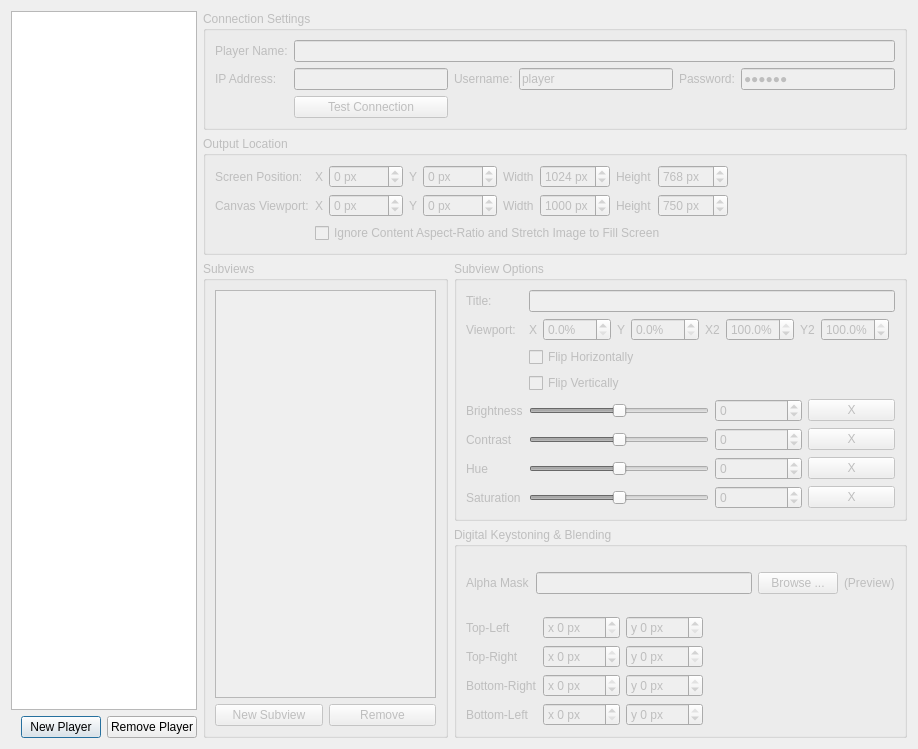
<?xml version="1.0" encoding="UTF-8"?>
<ui version="4.0">
 <class>PlayerSetupDialog</class>
 <widget class="QDialog" name="PlayerSetupDialog">
  <property name="geometry">
   <rect>
    <x>0</x>
    <y>0</y>
    <width>918</width>
    <height>749</height>
   </rect>
  </property>
  <property name="windowTitle">
   <string>Dialog</string>
  </property>
  <layout class="QHBoxLayout" name="horizontalLayout_9">
   <item>
    <layout class="QVBoxLayout" name="verticalLayout_3">
     <item>
      <widget class="QListView" name="playerListview"/>
     </item>
     <item>
      <layout class="QHBoxLayout" name="horizontalLayout_4">
       <item>
        <spacer name="horizontalSpacer_3">
         <property name="orientation">
          <enum>Qt::Horizontal</enum>
         </property>
         <property name="sizeHint" stdset="0">
          <size>
           <width>40</width>
           <height>20</height>
          </size>
         </property>
        </spacer>
       </item>
       <item>
        <widget class="QPushButton" name="addPlayerBtn">
         <property name="text">
          <string>New Player</string>
         </property>
        </widget>
       </item>
       <item>
        <widget class="QPushButton" name="removePlayerBtn">
         <property name="text">
          <string>Remove Player</string>
         </property>
        </widget>
       </item>
      </layout>
     </item>
    </layout>
   </item>
   <item>
    <layout class="QVBoxLayout" name="verticalLayout_6">
     <item>
      <widget class="QGroupBox" name="boxConnection">
       <property name="enabled">
        <bool>false</bool>
       </property>
       <property name="title">
        <string>Connection Settings</string>
       </property>
       <layout class="QVBoxLayout" name="verticalLayout_2">
        <item>
         <layout class="QGridLayout" name="gridLayout_5">
          <item row="0" column="0">
           <widget class="QLabel" name="label">
            <property name="text">
             <string>Player Name:</string>
            </property>
            <property name="buddy">
             <cstring>playerName</cstring>
            </property>
           </widget>
          </item>
          <item row="0" column="1" colspan="5">
           <widget class="QLineEdit" name="playerName"/>
          </item>
          <item row="1" column="0">
           <widget class="QLabel" name="label_2">
            <property name="text">
             <string>IP Address:</string>
            </property>
            <property name="buddy">
             <cstring>playerHost</cstring>
            </property>
           </widget>
          </item>
          <item row="1" column="1">
           <widget class="QLineEdit" name="playerHost"/>
          </item>
          <item row="1" column="2">
           <widget class="QLabel" name="label_3">
            <property name="text">
             <string>Username:</string>
            </property>
            <property name="buddy">
             <cstring>playerUser</cstring>
            </property>
           </widget>
          </item>
          <item row="1" column="3">
           <widget class="QLineEdit" name="playerUser">
            <property name="text">
             <string>player</string>
            </property>
           </widget>
          </item>
          <item row="1" column="4">
           <widget class="QLabel" name="label_4">
            <property name="text">
             <string>Password:</string>
            </property>
            <property name="buddy">
             <cstring>playerPass</cstring>
            </property>
           </widget>
          </item>
          <item row="1" column="5">
           <widget class="QLineEdit" name="playerPass">
            <property name="text">
             <string>player</string>
            </property>
            <property name="echoMode">
             <enum>QLineEdit::PasswordEchoOnEdit</enum>
            </property>
           </widget>
          </item>
          <item row="2" column="1">
           <widget class="QPushButton" name="testConnectionBtn">
            <property name="text">
             <string>Test Connection</string>
            </property>
           </widget>
          </item>
          <item row="2" column="2" colspan="4">
           <widget class="QLabel" name="connectionTestResults">
            <property name="text">
             <string/>
            </property>
           </widget>
          </item>
         </layout>
        </item>
       </layout>
      </widget>
     </item>
     <item>
      <widget class="QGroupBox" name="boxOutput">
       <property name="enabled">
        <bool>false</bool>
       </property>
       <property name="title">
        <string>Output Location</string>
       </property>
       <layout class="QGridLayout" name="gridLayout_2">
        <item row="0" column="0">
         <widget class="QLabel" name="label_5">
          <property name="text">
           <string>Screen Position:</string>
          </property>
          <property name="buddy">
           <cstring>outputX</cstring>
          </property>
         </widget>
        </item>
        <item row="0" column="1">
         <layout class="QHBoxLayout" name="horizontalLayout">
          <item>
           <widget class="QLabel" name="label_6">
            <property name="text">
             <string>X</string>
            </property>
            <property name="buddy">
             <cstring>outputX</cstring>
            </property>
           </widget>
          </item>
          <item>
           <widget class="QSpinBox" name="outputX">
            <property name="suffix">
             <string> px</string>
            </property>
            <property name="prefix">
             <string/>
            </property>
            <property name="minimum">
             <number>-9999</number>
            </property>
            <property name="maximum">
             <number>9999</number>
            </property>
           </widget>
          </item>
          <item>
           <widget class="QLabel" name="label_7">
            <property name="text">
             <string>Y</string>
            </property>
            <property name="buddy">
             <cstring>outputY</cstring>
            </property>
           </widget>
          </item>
          <item>
           <widget class="QSpinBox" name="outputY">
            <property name="suffix">
             <string> px</string>
            </property>
            <property name="minimum">
             <number>-9999</number>
            </property>
            <property name="maximum">
             <number>9999</number>
            </property>
           </widget>
          </item>
          <item>
           <widget class="QLabel" name="label_8">
            <property name="text">
             <string>Width</string>
            </property>
            <property name="buddy">
             <cstring>outputWidth</cstring>
            </property>
           </widget>
          </item>
          <item>
           <widget class="QSpinBox" name="outputWidth">
            <property name="suffix">
             <string> px</string>
            </property>
            <property name="minimum">
             <number>0</number>
            </property>
            <property name="maximum">
             <number>9999</number>
            </property>
            <property name="value">
             <number>1024</number>
            </property>
           </widget>
          </item>
          <item>
           <widget class="QLabel" name="label_9">
            <property name="text">
             <string>Height</string>
            </property>
            <property name="buddy">
             <cstring>outputHeight</cstring>
            </property>
           </widget>
          </item>
          <item>
           <widget class="QSpinBox" name="outputHeight">
            <property name="suffix">
             <string> px</string>
            </property>
            <property name="minimum">
             <number>0</number>
            </property>
            <property name="maximum">
             <number>9999</number>
            </property>
            <property name="value">
             <number>768</number>
            </property>
           </widget>
          </item>
          <item>
           <spacer name="horizontalSpacer">
            <property name="orientation">
             <enum>Qt::Horizontal</enum>
            </property>
            <property name="sizeHint" stdset="0">
             <size>
              <width>40</width>
              <height>20</height>
             </size>
            </property>
           </spacer>
          </item>
         </layout>
        </item>
        <item row="1" column="0">
         <widget class="QLabel" name="label_28">
          <property name="text">
           <string>Canvas Viewport:</string>
          </property>
          <property name="buddy">
           <cstring>outputX</cstring>
          </property>
         </widget>
        </item>
        <item row="1" column="1">
         <layout class="QHBoxLayout" name="horizontalLayout_6">
          <item>
           <widget class="QLabel" name="label_19">
            <property name="text">
             <string>X</string>
            </property>
            <property name="buddy">
             <cstring>subviewViewportX</cstring>
            </property>
           </widget>
          </item>
          <item>
           <widget class="QSpinBox" name="viewportX">
            <property name="suffix">
             <string> px</string>
            </property>
            <property name="minimum">
             <number>-9999</number>
            </property>
            <property name="maximum">
             <number>9999</number>
            </property>
           </widget>
          </item>
          <item>
           <widget class="QLabel" name="label_25">
            <property name="text">
             <string>Y</string>
            </property>
            <property name="buddy">
             <cstring>subviewViewportY</cstring>
            </property>
           </widget>
          </item>
          <item>
           <widget class="QSpinBox" name="viewportY">
            <property name="suffix">
             <string> px</string>
            </property>
            <property name="minimum">
             <number>-9999</number>
            </property>
            <property name="maximum">
             <number>9999</number>
            </property>
           </widget>
          </item>
          <item>
           <widget class="QLabel" name="label_26">
            <property name="text">
             <string>Width</string>
            </property>
            <property name="buddy">
             <cstring>subviewViewportX2</cstring>
            </property>
           </widget>
          </item>
          <item>
           <widget class="QSpinBox" name="viewportWidth">
            <property name="suffix">
             <string> px</string>
            </property>
            <property name="minimum">
             <number>0</number>
            </property>
            <property name="maximum">
             <number>9999</number>
            </property>
            <property name="value">
             <number>1000</number>
            </property>
           </widget>
          </item>
          <item>
           <widget class="QLabel" name="label_27">
            <property name="text">
             <string>Height</string>
            </property>
            <property name="buddy">
             <cstring>subviewViewportY2</cstring>
            </property>
           </widget>
          </item>
          <item>
           <widget class="QSpinBox" name="viewportHeight">
            <property name="suffix">
             <string> px</string>
            </property>
            <property name="maximum">
             <number>9999</number>
            </property>
            <property name="value">
             <number>750</number>
            </property>
           </widget>
          </item>
          <item>
           <spacer name="horizontalSpacer_4">
            <property name="orientation">
             <enum>Qt::Horizontal</enum>
            </property>
            <property name="sizeHint" stdset="0">
             <size>
              <width>40</width>
              <height>20</height>
             </size>
            </property>
           </spacer>
          </item>
         </layout>
        </item>
        <item row="2" column="1">
         <widget class="QCheckBox" name="optIgnoreAR">
          <property name="text">
           <string>Ignore Content Aspect-Ratio and Stretch Image to Fill Screen</string>
          </property>
         </widget>
        </item>
       </layout>
      </widget>
     </item>
     <item>
      <layout class="QHBoxLayout" name="horizontalLayout_8">
       <item>
        <widget class="QGroupBox" name="boxSubviews">
         <property name="enabled">
          <bool>false</bool>
         </property>
         <property name="title">
          <string>Subviews</string>
         </property>
         <layout class="QVBoxLayout" name="verticalLayout_4">
          <item>
           <widget class="QListView" name="subviewListview"/>
          </item>
          <item>
           <layout class="QHBoxLayout" name="horizontalLayout_7">
            <item>
             <widget class="QPushButton" name="newSubviewBtn">
              <property name="text">
               <string>New Subview</string>
              </property>
             </widget>
            </item>
            <item>
             <widget class="QPushButton" name="delSubviewBtn">
              <property name="text">
               <string>Remove</string>
              </property>
             </widget>
            </item>
           </layout>
          </item>
         </layout>
        </widget>
       </item>
       <item>
        <layout class="QVBoxLayout" name="verticalLayout_5">
         <item>
          <widget class="QGroupBox" name="boxSubviewOpts">
           <property name="enabled">
            <bool>false</bool>
           </property>
           <property name="title">
            <string>Subview Options</string>
           </property>
           <layout class="QGridLayout" name="gridLayout_3">
            <item row="1" column="0">
             <widget class="QLabel" name="label_14">
              <property name="text">
               <string>Viewport:</string>
              </property>
             </widget>
            </item>
            <item row="5" column="0">
             <widget class="QLabel" name="label_21">
              <property name="sizePolicy">
               <sizepolicy hsizetype="Preferred" vsizetype="Preferred">
                <horstretch>0</horstretch>
                <verstretch>0</verstretch>
               </sizepolicy>
              </property>
              <property name="text">
               <string>Brightness</string>
              </property>
              <property name="buddy">
               <cstring>subviewBrightnessSlider</cstring>
              </property>
             </widget>
            </item>
            <item row="5" column="1" colspan="2">
             <widget class="QSlider" name="subviewBrightnessSlider">
              <property name="minimum">
               <number>-100</number>
              </property>
              <property name="maximum">
               <number>100</number>
              </property>
              <property name="orientation">
               <enum>Qt::Horizontal</enum>
              </property>
             </widget>
            </item>
            <item row="5" column="3">
             <widget class="QSpinBox" name="subviewBrightnessBox">
              <property name="minimum">
               <number>-100</number>
              </property>
              <property name="maximum">
               <number>100</number>
              </property>
             </widget>
            </item>
            <item row="6" column="0">
             <widget class="QLabel" name="label_22">
              <property name="text">
               <string>Contrast</string>
              </property>
              <property name="buddy">
               <cstring>subviewContrastSlider</cstring>
              </property>
             </widget>
            </item>
            <item row="6" column="1" colspan="2">
             <widget class="QSlider" name="subviewContrastSlider">
              <property name="minimum">
               <number>-100</number>
              </property>
              <property name="maximum">
               <number>100</number>
              </property>
              <property name="orientation">
               <enum>Qt::Horizontal</enum>
              </property>
             </widget>
            </item>
            <item row="6" column="3">
             <widget class="QSpinBox" name="subviewContrastBox">
              <property name="minimum">
               <number>-100</number>
              </property>
              <property name="maximum">
               <number>100</number>
              </property>
             </widget>
            </item>
            <item row="7" column="0">
             <widget class="QLabel" name="label_23">
              <property name="text">
               <string>Hue</string>
              </property>
              <property name="buddy">
               <cstring>subviewHueSlider</cstring>
              </property>
             </widget>
            </item>
            <item row="7" column="1" colspan="2">
             <widget class="QSlider" name="subviewHueSlider">
              <property name="minimum">
               <number>-100</number>
              </property>
              <property name="maximum">
               <number>100</number>
              </property>
              <property name="orientation">
               <enum>Qt::Horizontal</enum>
              </property>
             </widget>
            </item>
            <item row="7" column="3">
             <widget class="QSpinBox" name="subviewHueBox">
              <property name="minimum">
               <number>-100</number>
              </property>
              <property name="maximum">
               <number>100</number>
              </property>
             </widget>
            </item>
            <item row="8" column="0">
             <widget class="QLabel" name="label_24">
              <property name="text">
               <string>Saturation</string>
              </property>
              <property name="buddy">
               <cstring>subviewSaturationSlider</cstring>
              </property>
             </widget>
            </item>
            <item row="8" column="1" colspan="2">
             <widget class="QSlider" name="subviewSaturationSlider">
              <property name="minimum">
               <number>-100</number>
              </property>
              <property name="maximum">
               <number>100</number>
              </property>
              <property name="orientation">
               <enum>Qt::Horizontal</enum>
              </property>
             </widget>
            </item>
            <item row="8" column="3">
             <widget class="QSpinBox" name="subviewSaturationBox">
              <property name="minimum">
               <number>-100</number>
              </property>
              <property name="maximum">
               <number>100</number>
              </property>
             </widget>
            </item>
            <item row="1" column="1" colspan="4">
             <layout class="QHBoxLayout" name="horizontalLayout_2">
              <item>
               <widget class="QLabel" name="label_10">
                <property name="text">
                 <string>X</string>
                </property>
               </widget>
              </item>
              <item>
               <widget class="QDoubleSpinBox" name="subviewViewportX">
                <property name="suffix">
                 <string>%</string>
                </property>
                <property name="decimals">
                 <number>1</number>
                </property>
                <property name="maximum">
                 <double>100.000000000000000</double>
                </property>
                <property name="singleStep">
                 <double>25.000000000000000</double>
                </property>
               </widget>
              </item>
              <item>
               <widget class="QLabel" name="label_11">
                <property name="text">
                 <string>Y</string>
                </property>
               </widget>
              </item>
              <item>
               <widget class="QDoubleSpinBox" name="subviewViewportY">
                <property name="suffix">
                 <string>%</string>
                </property>
                <property name="decimals">
                 <number>1</number>
                </property>
                <property name="maximum">
                 <double>100.000000000000000</double>
                </property>
                <property name="singleStep">
                 <double>25.000000000000000</double>
                </property>
               </widget>
              </item>
              <item>
               <widget class="QLabel" name="label_12">
                <property name="text">
                 <string>X2</string>
                </property>
               </widget>
              </item>
              <item>
               <widget class="QDoubleSpinBox" name="subviewViewportX2">
                <property name="suffix">
                 <string>%</string>
                </property>
                <property name="decimals">
                 <number>1</number>
                </property>
                <property name="maximum">
                 <double>100.000000000000000</double>
                </property>
                <property name="singleStep">
                 <double>25.000000000000000</double>
                </property>
                <property name="value">
                 <double>100.000000000000000</double>
                </property>
               </widget>
              </item>
              <item>
               <widget class="QLabel" name="label_13">
                <property name="text">
                 <string>Y2</string>
                </property>
               </widget>
              </item>
              <item>
               <widget class="QDoubleSpinBox" name="subviewViewportY2">
                <property name="suffix">
                 <string>%</string>
                </property>
                <property name="decimals">
                 <number>1</number>
                </property>
                <property name="maximum">
                 <double>100.000000000000000</double>
                </property>
                <property name="singleStep">
                 <double>25.000000000000000</double>
                </property>
                <property name="value">
                 <double>100.000000000000000</double>
                </property>
               </widget>
              </item>
              <item>
               <spacer name="horizontalSpacer_2">
                <property name="orientation">
                 <enum>Qt::Horizontal</enum>
                </property>
                <property name="sizeHint" stdset="0">
                 <size>
                  <width>40</width>
                  <height>20</height>
                 </size>
                </property>
               </spacer>
              </item>
             </layout>
            </item>
            <item row="3" column="1" colspan="2">
             <widget class="QCheckBox" name="optFlipV">
              <property name="text">
               <string>Flip Vertically</string>
              </property>
             </widget>
            </item>
            <item row="2" column="1" colspan="2">
             <widget class="QCheckBox" name="optFlipH">
              <property name="text">
               <string>Flip Horizontally</string>
              </property>
             </widget>
            </item>
            <item row="0" column="1" colspan="4">
             <widget class="QLineEdit" name="subviewTitle"/>
            </item>
            <item row="0" column="0">
             <widget class="QLabel" name="label_29">
              <property name="text">
               <string>Title:</string>
              </property>
             </widget>
            </item>
            <item row="5" column="4">
             <widget class="QPushButton" name="brightnessResetBtn">
              <property name="text">
               <string>X</string>
              </property>
             </widget>
            </item>
            <item row="6" column="4">
             <widget class="QPushButton" name="contrastResetBtn">
              <property name="text">
               <string>X</string>
              </property>
             </widget>
            </item>
            <item row="7" column="4">
             <widget class="QPushButton" name="hueResetBtn">
              <property name="text">
               <string>X</string>
              </property>
             </widget>
            </item>
            <item row="8" column="4">
             <widget class="QPushButton" name="saturationResetBtn">
              <property name="text">
               <string>X</string>
              </property>
             </widget>
            </item>
           </layout>
          </widget>
         </item>
         <item>
          <widget class="QGroupBox" name="boxKeystone">
           <property name="enabled">
            <bool>false</bool>
           </property>
           <property name="title">
            <string>Digital Keystoning &amp;&amp; Blending</string>
           </property>
           <layout class="QVBoxLayout" name="verticalLayout">
            <item>
             <layout class="QHBoxLayout" name="horizontalLayout_3">
              <item>
               <widget class="QLabel" name="label_20">
                <property name="text">
                 <string>Alpha Mask</string>
                </property>
                <property name="buddy">
                 <cstring>alphaMaskFile</cstring>
                </property>
               </widget>
              </item>
              <item>
               <widget class="QLineEdit" name="alphaMaskFile"/>
              </item>
              <item>
               <widget class="QPushButton" name="aphaMaskBrowseBtn">
                <property name="text">
                 <string>Browse ...</string>
                </property>
               </widget>
              </item>
              <item>
               <widget class="QLabel" name="alphaMaskPreview">
                <property name="text">
                 <string>(Preview)</string>
                </property>
               </widget>
              </item>
             </layout>
            </item>
            <item>
             <layout class="QHBoxLayout" name="horizontalLayout_5">
              <item>
               <layout class="QGridLayout" name="gridLayout">
                <item row="0" column="0">
                 <widget class="QLabel" name="label_15">
                  <property name="text">
                   <string>Top-Left</string>
                  </property>
                 </widget>
                </item>
                <item row="0" column="1">
                 <widget class="QSpinBox" name="keyTLx">
                  <property name="suffix">
                   <string> px</string>
                  </property>
                  <property name="prefix">
                   <string>x </string>
                  </property>
                  <property name="maximum">
                   <number>999</number>
                  </property>
                 </widget>
                </item>
                <item row="0" column="2">
                 <widget class="QSpinBox" name="keyTLy">
                  <property name="suffix">
                   <string> px</string>
                  </property>
                  <property name="prefix">
                   <string>y </string>
                  </property>
                  <property name="maximum">
                   <number>999</number>
                  </property>
                 </widget>
                </item>
                <item row="1" column="0">
                 <widget class="QLabel" name="label_16">
                  <property name="text">
                   <string>Top-Right</string>
                  </property>
                 </widget>
                </item>
                <item row="1" column="1">
                 <widget class="QSpinBox" name="keyTRx">
                  <property name="suffix">
                   <string> px</string>
                  </property>
                  <property name="prefix">
                   <string>x </string>
                  </property>
                  <property name="minimum">
                   <number>-999</number>
                  </property>
                  <property name="maximum">
                   <number>0</number>
                  </property>
                 </widget>
                </item>
                <item row="1" column="2">
                 <widget class="QSpinBox" name="keyTRy">
                  <property name="suffix">
                   <string> px</string>
                  </property>
                  <property name="prefix">
                   <string>y </string>
                  </property>
                  <property name="minimum">
                   <number>0</number>
                  </property>
                  <property name="maximum">
                   <number>999</number>
                  </property>
                 </widget>
                </item>
                <item row="2" column="0">
                 <widget class="QLabel" name="label_17">
                  <property name="text">
                   <string>Bottom-Right</string>
                  </property>
                 </widget>
                </item>
                <item row="2" column="1">
                 <widget class="QSpinBox" name="keyBRx">
                  <property name="suffix">
                   <string> px</string>
                  </property>
                  <property name="prefix">
                   <string>x </string>
                  </property>
                  <property name="minimum">
                   <number>-999</number>
                  </property>
                  <property name="maximum">
                   <number>0</number>
                  </property>
                 </widget>
                </item>
                <item row="2" column="2">
                 <widget class="QSpinBox" name="keyBRy">
                  <property name="suffix">
                   <string> px</string>
                  </property>
                  <property name="prefix">
                   <string>y </string>
                  </property>
                  <property name="minimum">
                   <number>-999</number>
                  </property>
                  <property name="maximum">
                   <number>0</number>
                  </property>
                 </widget>
                </item>
                <item row="3" column="0">
                 <widget class="QLabel" name="label_18">
                  <property name="text">
                   <string>Bottom-Left</string>
                  </property>
                 </widget>
                </item>
                <item row="3" column="1">
                 <widget class="QSpinBox" name="keyBLx">
                  <property name="suffix">
                   <string> px</string>
                  </property>
                  <property name="prefix">
                   <string>x </string>
                  </property>
                  <property name="maximum">
                   <number>999</number>
                  </property>
                 </widget>
                </item>
                <item row="3" column="2">
                 <widget class="QSpinBox" name="keyBLy">
                  <property name="suffix">
                   <string> px</string>
                  </property>
                  <property name="prefix">
                   <string>y </string>
                  </property>
                  <property name="minimum">
                   <number>-999</number>
                  </property>
                  <property name="maximum">
                   <number>0</number>
                  </property>
                 </widget>
                </item>
               </layout>
              </item>
              <item>
               <widget class="KeystonePointsEditor" name="keystoneEditor" native="true">
                <property name="minimumSize">
                 <size>
                  <width>100</width>
                  <height>0</height>
                 </size>
                </property>
               </widget>
              </item>
             </layout>
            </item>
           </layout>
          </widget>
         </item>
        </layout>
       </item>
      </layout>
     </item>
    </layout>
   </item>
  </layout>
 </widget>
 <customwidgets>
  <customwidget>
   <class>KeystonePointsEditor</class>
   <extends>QWidget</extends>
   <header>KeystonePointsEditor.h</header>
   <container>1</container>
  </customwidget>
 </customwidgets>
 <resources/>
 <connections>
  <connection>
   <sender>subviewBrightnessSlider</sender>
   <signal>valueChanged(int)</signal>
   <receiver>subviewBrightnessBox</receiver>
   <slot>setValue(int)</slot>
   <hints>
    <hint type="sourcelabel">
     <x>797</x>
     <y>450</y>
    </hint>
    <hint type="destinationlabel">
     <x>849</x>
     <y>446</y>
    </hint>
   </hints>
  </connection>
  <connection>
   <sender>subviewBrightnessBox</sender>
   <signal>valueChanged(int)</signal>
   <receiver>subviewBrightnessSlider</receiver>
   <slot>setValue(int)</slot>
   <hints>
    <hint type="sourcelabel">
     <x>864</x>
     <y>446</y>
    </hint>
    <hint type="destinationlabel">
     <x>807</x>
     <y>453</y>
    </hint>
   </hints>
  </connection>
  <connection>
   <sender>subviewContrastSlider</sender>
   <signal>valueChanged(int)</signal>
   <receiver>subviewContrastBox</receiver>
   <slot>setValue(int)</slot>
   <hints>
    <hint type="sourcelabel">
     <x>748</x>
     <y>489</y>
    </hint>
    <hint type="destinationlabel">
     <x>878</x>
     <y>491</y>
    </hint>
   </hints>
  </connection>
  <connection>
   <sender>subviewContrastBox</sender>
   <signal>valueChanged(int)</signal>
   <receiver>subviewContrastSlider</receiver>
   <slot>setValue(int)</slot>
   <hints>
    <hint type="sourcelabel">
     <x>862</x>
     <y>489</y>
    </hint>
    <hint type="destinationlabel">
     <x>786</x>
     <y>485</y>
    </hint>
   </hints>
  </connection>
  <connection>
   <sender>subviewHueSlider</sender>
   <signal>valueChanged(int)</signal>
   <receiver>subviewHueBox</receiver>
   <slot>setValue(int)</slot>
   <hints>
    <hint type="sourcelabel">
     <x>718</x>
     <y>522</y>
    </hint>
    <hint type="destinationlabel">
     <x>859</x>
     <y>524</y>
    </hint>
   </hints>
  </connection>
  <connection>
   <sender>subviewHueBox</sender>
   <signal>valueChanged(int)</signal>
   <receiver>subviewHueSlider</receiver>
   <slot>setValue(int)</slot>
   <hints>
    <hint type="sourcelabel">
     <x>835</x>
     <y>524</y>
    </hint>
    <hint type="destinationlabel">
     <x>799</x>
     <y>524</y>
    </hint>
   </hints>
  </connection>
  <connection>
   <sender>subviewSaturationSlider</sender>
   <signal>valueChanged(int)</signal>
   <receiver>subviewSaturationBox</receiver>
   <slot>setValue(int)</slot>
   <hints>
    <hint type="sourcelabel">
     <x>772</x>
     <y>556</y>
    </hint>
    <hint type="destinationlabel">
     <x>853</x>
     <y>561</y>
    </hint>
   </hints>
  </connection>
  <connection>
   <sender>subviewSaturationBox</sender>
   <signal>valueChanged(int)</signal>
   <receiver>subviewSaturationSlider</receiver>
   <slot>setValue(int)</slot>
   <hints>
    <hint type="sourcelabel">
     <x>856</x>
     <y>559</y>
    </hint>
    <hint type="destinationlabel">
     <x>785</x>
     <y>562</y>
    </hint>
   </hints>
  </connection>
 </connections>
</ui>
